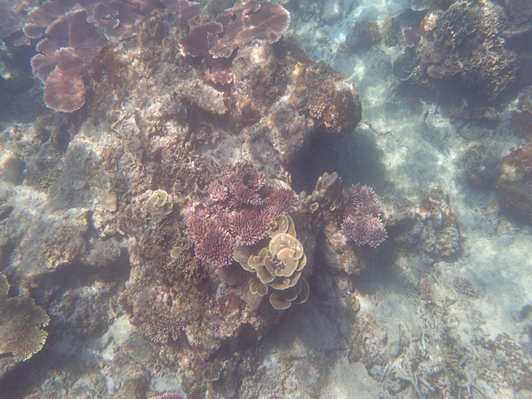
#> input picture Underwater-image-enhancement_using_DKT-main/dataset/demo_data_Enh/test_data/input/125_img_.png, 532 x 399 px, shrunk from 640 x 480 before the run, given in place of 0.png, which was not available
$ jupyter execute Final_result_UI.ipynb   (shell and % lines are left out)   (text cells are left out)
#> lines starting #> are read from the running program, lines starting #| are printed output that depends on the picture; pictures that were not available may be replaced by others from this repository, and a replacement may not be noted
[cell 1]
%cd /content
%cd Underwater-image-enhancement_using_DKT

[cell 2]
from google.colab import drive
drive.mount('/content/drive')

[cell 3]
import shutil
import os

source_folder = '/content/drive/MyDrive/Pretrained-model'
destination_folder = '/content/Underwater-image-enhancement_using_DKT/exps/dkt_mod/models'

if os.path.exists(destination_folder):
    shutil.rmtree(destination_folder)  # Delete the destination folder if it already exists

shutil.copytree(source_folder, destination_folder)

[cell 4]
import os
import glob
from google.colab import files
import shutil

# to be compatible with BSRGAN

upload_folder = '/content/Underwater-image-enhancement_using_DKT/dataset/demo_data_Enh/test_data/input'
result_folder = '/content/Underwater-image-enhancement_using_DKT/exps/dkt_mod/test_results'

if os.path.isdir(upload_folder):
    shutil.rmtree(upload_folder)
if os.path.isdir(result_folder):
    shutil.rmtree(result_folder)
os.mkdir(upload_folder)
os.mkdir(result_folder)

# upload images
uploaded = files.upload()
#> the answer given: 125_img_.png
for filename in uploaded.keys():
  dst_path = os.path.join(upload_folder, filename)
  print(f'move {filename} to {dst_path}')
  shutil.move(filename, dst_path)

[cell 5]
import sys, os
%cd scripts
sys.path.append(os.path.abspath(".."))

[cell 6]
from PIL import Image
import matplotlib.pyplot as plt

# Load the image
img = Image.open('/content/Underwater-image-enhancement_using_DKT/exps/test_results/0.png')
#> img is the input picture: PIL image 532x399 RGB; mean R, G, B 136, 132.1, 132.8

# Get the dimensions of the image
width, height = img.size
#> width = 532; height = 399

# Divide the image into two parts
input_img = img.crop((0, 0, width // 2, height))
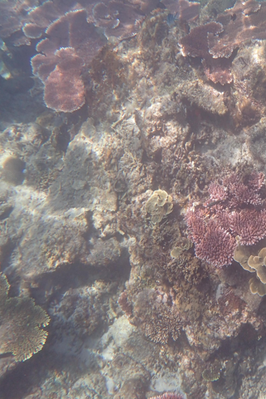
#> input_img: PIL image 266x399 RGB; mean R, G, B 135.1, 124.9, 125.8
output_img = img.crop((width // 2, 0, width, height))
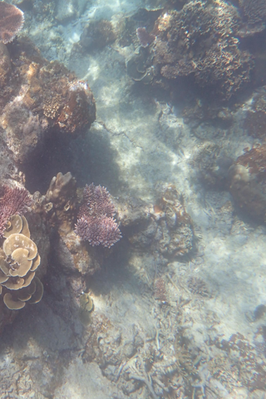
#> output_img: PIL image 266x399 RGB; mean R, G, B 136.9, 139.2, 139.9

# Display the input and output images
fig, (ax1, ax2) = plt.subplots(1, 2)

ax1.imshow(input_img)
ax1.set_title('Input Image')

ax2.imshow(output_img)
ax2.set_title("Output Image")

plt.show()
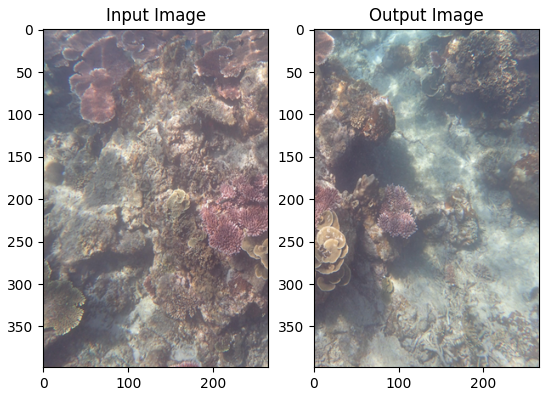
#> figure drawn by matplotlib, 2 panels

$ run again, on Underwater-image-enhancement_using_DKT-main/dataset/demo_data_Enh/test_data/input/133_img_.png
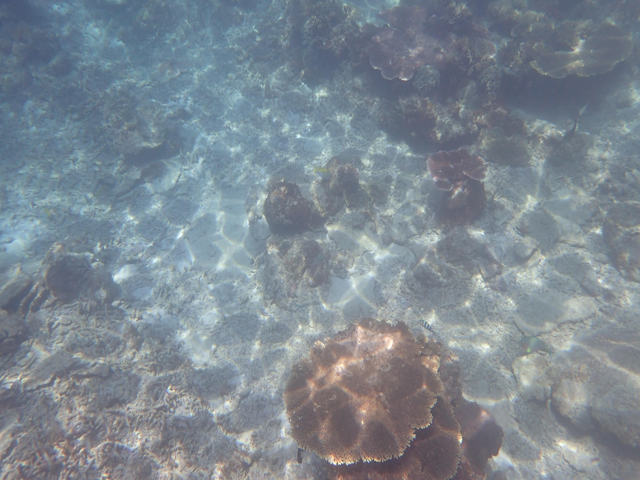
#> input picture Underwater-image-enhancement_using_DKT-main/dataset/demo_data_Enh/test_data/input/133_img_.png, 640 x 480 px, given in place of 0.png, which was not available
#> img is the input picture: PIL image 640x480 RGB; mean R, G, B 124.6, 135.4, 144.8
#> `output_img = img.crop((width // 2, 0, width, height))`:
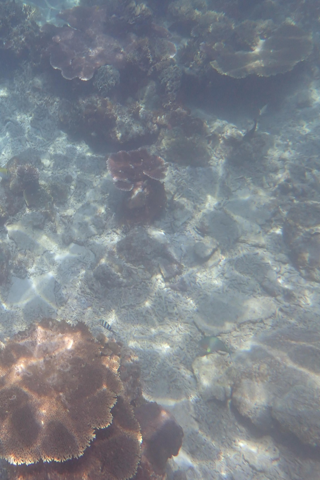
#> output_img: PIL image 320x480 RGB; mean R, G, B 125.8, 131.8, 139
#> `plt.show()`:
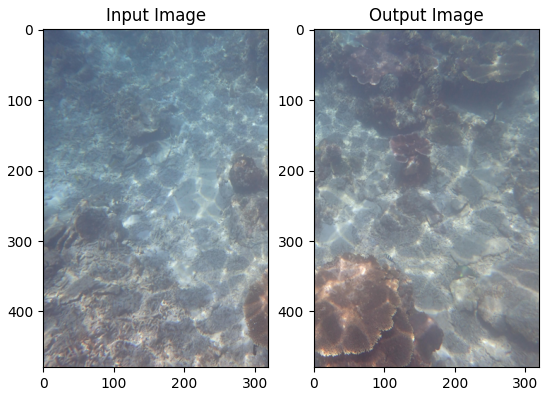
#> figure drawn by matplotlib, 2 panels
